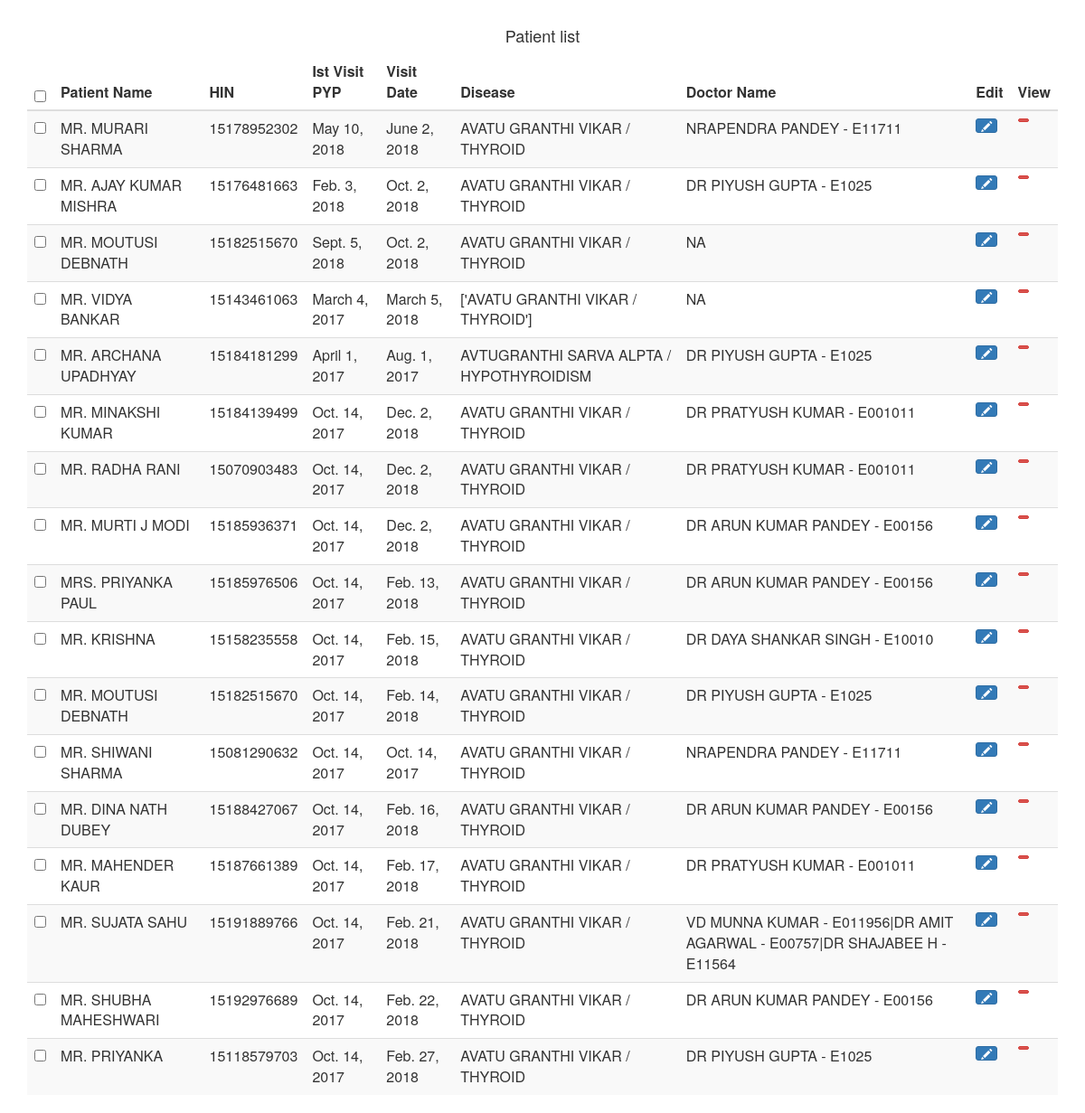
Page /PatientListView on the committed database.
### clinical_data/models.py (models this page shows, shortened)
class patientinfo(models.Model):
    HIN = models.IntegerField(default=100) #HIN- Hospital Ientiy Number
    patient_name = models.CharField(max_length=50)  # Patient name
    Ist_Visit_pyp = models.DateField(auto_now=False) #Ist Visit Visit
    visit_date = models.DateField(auto_now=False) # patient Visit date
    disease = models.CharField(max_length=200)
    disease_category = models.CharField(max_length=200, default='NA')
    problem_since = models.CharField(max_length=100, default='NA')
    age = models.IntegerField(default=0)
    phone = models.IntegerField(default=0)
    email = models.EmailField(max_length=70, blank=False)
    other_treatment = models.CharField(max_length=50, default='NA')
    doctor_name = models.CharField(max_length=100, default='NA')
    class Meta:
        verbose_name_plural = "patientinfos"

### clinical_data/views.py (the view)
# urls.py: path('PatientListView', views.PatientListView, name='PatientListView'),
def PatientListView(request):
    patient_record = patientinfo.objects.all()
    return render(request, 'clinical_data/table.html', {'patient_record': patient_record})

### clinical_data/templates/clinical_data/table.html (shortened to what this page needs)
<link href="//maxcdn.bootstrapcdn.com/bootstrap/3.3.0/css/bootstrap.min.css" rel="stylesheet" id="bootstrap-css">
<div class="container">
	<div class="row">
        <div class="col-md-12">
            <br>
            <h4><center>Patient list</center></h4>
        <div class="table-responsive">
              <table id="mytable" class="table table-bordred table-striped">
                   <thead>
                   <th><input type="checkbox" id="checkall" /></th>
                   <th>Patient Name</th>
                    <th>HIN</th>
                     <th>Ist Visit PYP</th>
                     <th>Visit Date</th>
                     <th>Disease</th>
                      <th>Doctor Name</th>
                      <th>Edit</th>
                       <th>View</th>
                   </thead>
    <tbody>
    {% for patient in patient_record %}
    <tr>
    <td><input type="checkbox" class="checkthis" /></td>
    <td>{{ patient.patient_name }}</td>
    <td>{{ patient.HIN }}</td>
    <td>{{ patient.Ist_Visit_pyp }}</td>
    <td>{{ patient.visit_date }}</td>
    <td>{{ patient.disease }}</td>
    <td>{{ patient.doctor_name }}</td>
    <td><p data-placement="top" data-toggle="tooltip" title="Edit"><button class="btn btn-primary btn-xs" data-title="Edit" data-toggle="modal" data-target="#edit" ><span class="glyphicon glyphicon-pencil"></span></button></p></td>
    <td><p data-placement="top" data-toggle="tooltip" title="Delete"><button class="btn btn-danger btn-xs" data-title="Delete" data-toggle="modal" data-target="#delete" ></button></p></td>
    </tr>
    {% endfor %}
    </tbody>
</table>
            </div>
        </div>
	</div>
</div>

### rows in the picture
patientinfo: patient_name "MR. MURARI SHARMA", HIN "15178952302", Ist_Visit_pyp "May 10, 2018", visit_date "June 2, 2018", disease "AVATU GRANTHI VIKAR / THYROID", doctor_name "NRAPENDRA PANDEY - E11711"
patientinfo: patient_name "MR. AJAY KUMAR MISHRA", HIN "15176481663", Ist_Visit_pyp "Feb. 3, 2018", visit_date "Oct. 2, 2018", disease "AVATU GRANTHI VIKAR / THYROID", doctor_name "DR PIYUSH GUPTA - E1025"
patientinfo: patient_name "MR. MOUTUSI DEBNATH", HIN "15182515670", Ist_Visit_pyp "Sept. 5, 2018", visit_date "Oct. 2, 2018", disease "AVATU GRANTHI VIKAR / THYROID", doctor_name "NA"
patientinfo: patient_name "MR. VIDYA BANKAR", HIN "15143461063", Ist_Visit_pyp "March 4, 2017", visit_date "March 5, 2018", disease "['AVATU GRANTHI VIKAR / THYROID']", doctor_name "NA"
patientinfo: patient_name "MR. ARCHANA UPADHYAY", HIN "15184181299", Ist_Visit_pyp "April 1, 2017", visit_date "Aug. 1, 2017", disease "AVTUGRANTHI SARVA ALPTA / HYPOTHYROIDISM", doctor_name "DR PIYUSH GUPTA - E1025"
patientinfo: patient_name "MR. MINAKSHI KUMAR", HIN "15184139499", Ist_Visit_pyp "Oct. 14, 2017", visit_date "Dec. 2, 2018", disease "AVATU GRANTHI VIKAR / THYROID", doctor_name "DR PRATYUSH KUMAR - E001011"
patientinfo: patient_name "MR. RADHA RANI", HIN "15070903483", Ist_Visit_pyp "Oct. 14, 2017", visit_date "Dec. 2, 2018", disease "AVATU GRANTHI VIKAR / THYROID", doctor_name "DR PRATYUSH KUMAR - E001011"
patientinfo: patient_name "MR. MURTI J MODI", HIN "15185936371", Ist_Visit_pyp "Oct. 14, 2017", visit_date "Dec. 2, 2018", disease "AVATU GRANTHI VIKAR / THYROID", doctor_name "DR ARUN KUMAR PANDEY - E00156"
patientinfo: patient_name "MRS. PRIYANKA PAUL", HIN "15185976506", Ist_Visit_pyp "Oct. 14, 2017", visit_date "Feb. 13, 2018", disease "AVATU GRANTHI VIKAR / THYROID", doctor_name "DR ARUN KUMAR PANDEY - E00156"
patientinfo: patient_name "MR. KRISHNA", HIN "15158235558", Ist_Visit_pyp "Oct. 14, 2017", visit_date "Feb. 15, 2018", disease "AVATU GRANTHI VIKAR / THYROID", doctor_name "DR DAYA SHANKAR SINGH - E10010"
patientinfo: patient_name "MR. MOUTUSI DEBNATH", HIN "15182515670", Ist_Visit_pyp "Oct. 14, 2017", visit_date "Feb. 14, 2018", disease "AVATU GRANTHI VIKAR / THYROID", doctor_name "DR PIYUSH GUPTA - E1025"
patientinfo: patient_name "MR. SHIWANI SHARMA", HIN "15081290632", Ist_Visit_pyp "Oct. 14, 2017", visit_date "Oct. 14, 2017", disease "AVATU GRANTHI VIKAR / THYROID", doctor_name "NRAPENDRA PANDEY - E11711"
patientinfo: patient_name "MR. DINA NATH DUBEY", HIN "15188427067", Ist_Visit_pyp "Oct. 14, 2017", visit_date "Feb. 16, 2018", disease "AVATU GRANTHI VIKAR / THYROID", doctor_name "DR ARUN KUMAR PANDEY - E00156"
patientinfo: patient_name "MR. MAHENDER KAUR", HIN "15187661389", Ist_Visit_pyp "Oct. 14, 2017", visit_date "Feb. 17, 2018", disease "AVATU GRANTHI VIKAR / THYROID", doctor_name "DR PRATYUSH KUMAR - E001011"
patientinfo: patient_name "MR. SUJATA SAHU", HIN "15191889766", Ist_Visit_pyp "Oct. 14, 2017", visit_date "Feb. 21, 2018", disease "AVATU GRANTHI VIKAR / THYROID", doctor_name "VD MUNNA KUMAR - E011956|DR AMIT AGARWAL - E00757|DR SHAJABEE H - E11564"
patientinfo: patient_name "MR. SHUBHA MAHESHWARI", HIN "15192976689", Ist_Visit_pyp "Oct. 14, 2017", visit_date "Feb. 22, 2018", disease "AVATU GRANTHI VIKAR / THYROID", doctor_name "DR ARUN KUMAR PANDEY - E00156"
patientinfo: patient_name "MR. PRIYANKA", HIN "15118579703", Ist_Visit_pyp "Oct. 14, 2017", visit_date "Feb. 27, 2018", disease "AVATU GRANTHI VIKAR / THYROID", doctor_name "DR PIYUSH GUPTA - E1025"
